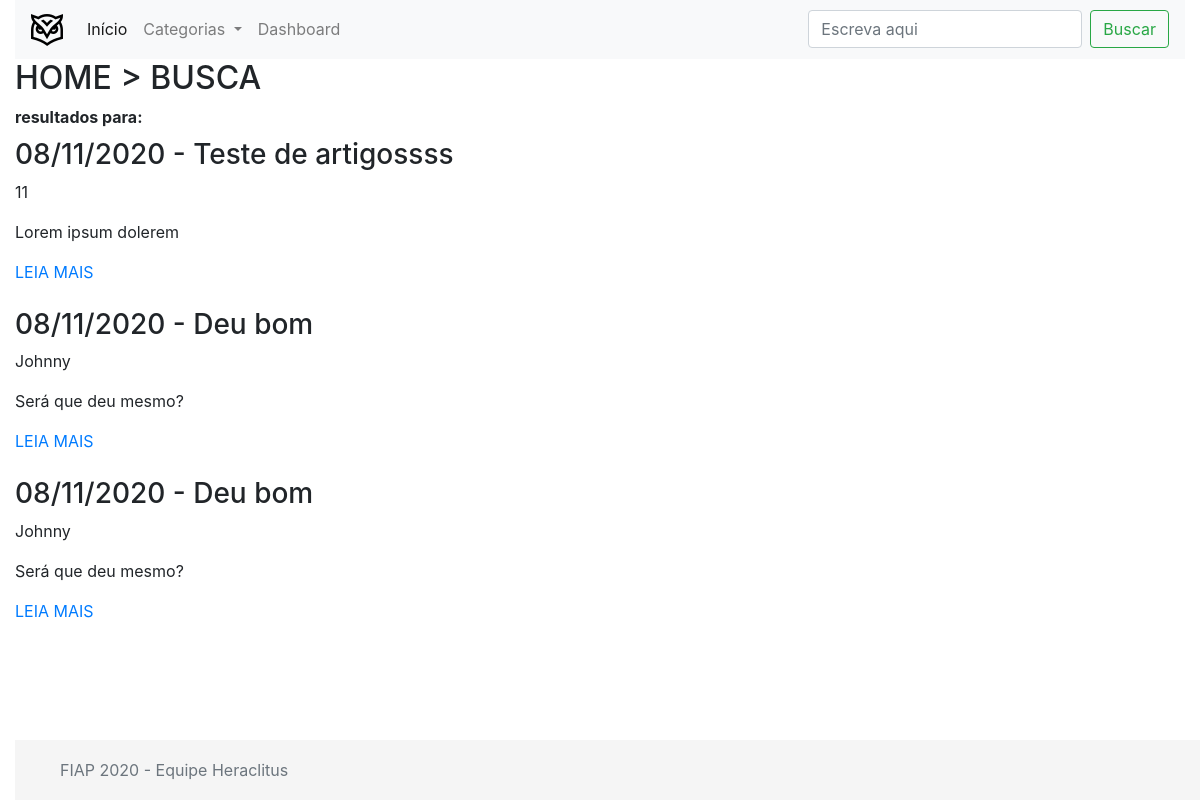
Before: /search.php with the older database file.
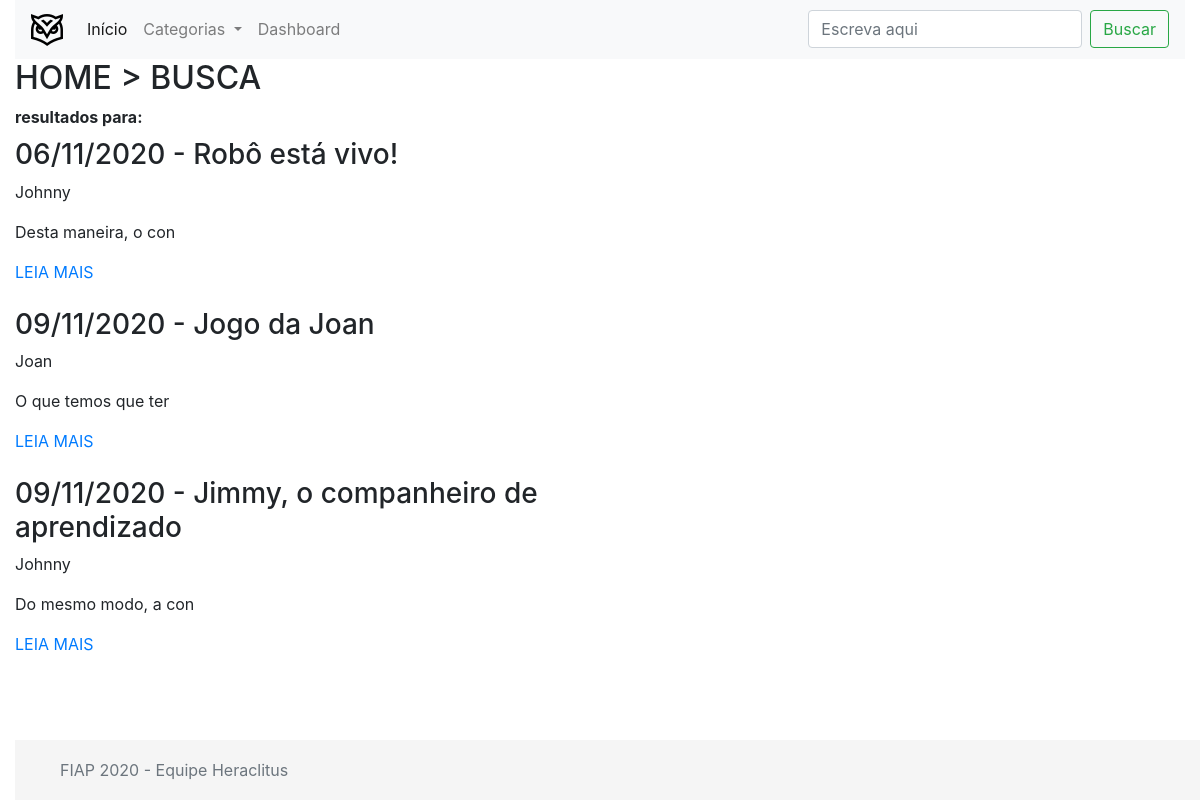
After: the same page with the newer database file.
### tables this page shows
CREATE TABLE `posts` (
  `id` int(11) NOT NULL,
  `title` varchar(255) NOT NULL,
  `text` text NOT NULL,
  `category` varchar(255) NOT NULL,
  `date` datetime NOT NULL DEFAULT current_timestamp(),
  `image` text NOT NULL
);

### search.php (the view, shortened to what this page needs)
<!DOCTYPE html>
<html lang="en">
<head>
    <link rel="stylesheet" href="https://stackpath.bootstrapcdn.com/bootstrap/4.1.3/css/bootstrap.min.css">
</head>
<body>
    <div class="container-fluid">
        <nav class="navbar navbar-expand-lg navbar-light bg-light">
            <a class="navbar-brand" href="index.php"><img src="assets/owl.png" alt=""></a>
            <div class="collapse navbar-collapse" id="navbarSupportedContent">
                <ul class="navbar-nav mr-auto">
                <li class="nav-item active">
                    <a class="nav-link" href="index.php">Início</a>
                </li>
                <li class="nav-item dropdown">
                    <a class="nav-link dropdown-toggle" href="#" id="navbarDropdown" role="button" data-toggle="dropdown" aria-haspopup="true" aria-expanded="false">
                        Categorias
                    </a>
                </li>
                <li class="nav-item">
                    <a class="nav-link" href="admin/dashboard.php">Dashboard</a>
                </li>
                </ul>
                <form action="search.php" class="form-inline my-2 my-lg-0">
                    <input name="text" class="form-control mr-sm-2" type="search" placeholder="Escreva aqui" aria-label="Search">
                    <button class="btn btn-outline-success my-2 my-sm-0" type="submit">Buscar</button>
                </form>
            </div>
        </nav>
        <section class="row">
            <div class="col-md-12">
                <h2>HOME > BUSCA</h2>
            </div>
        </section>
        <section class="row">
            <div class="col-md-12">
                <b>resultados para: <?php echo $_GET["text"]?></b>
            </div>
        </section>
        <section class="row">
            <div class='col-md-10'>
            <?php
                require_once "server/config.php";
                $sql = "SELECT * FROM posts WHERE title LIKE '%". $_GET["text"] . "%'";
                $sql .="OR text LIKE '%". $_GET["text"] . "%'";
                $sql .="OR category LIKE '%". $_GET["text"] . "%'";
                if($result = mysqli_query($link, $sql)){
                    if(mysqli_num_rows($result) > 0){
                        while($row = mysqli_fetch_array($result)){
                            echo "<div class='row'>";
                            echo "<div class='col-md-8'>";
                            echo "<h3>" . date("d/m/Y", strtotime($row['date'])) . " - " . $row['title'] . "</h3>";
                            echo "<p>" . $row['category'] . "</p>";
                            echo "<p>" . substr($row['text'], 0, 20) . "</p>";
                            echo "<a href='article.php?id=". $row['id'] ."' title='Leia Mais' data-toggle='tooltip'>LEIA MAIS</a>";
                            echo "</div>";
                            echo "</div>";
                            echo "<br>";
                        }
                    } else{
                        echo "<p class='lead'><em>Nenhum artigo encontrado.</em></p>";
                    }
                } else{
                    echo "[ERROR]: $sql. " . mysqli_error($link);
                }
            ?>
            </div>
            <div class="col-md-2"><img src="https://i.pinimg.com/originals/ad/6e/82/ad6e82fcab2026849ddf18bcda98e61a.jpg" alt=""></div>
        </section>
        <footer class="footer position-fixed">
            <div class="container">
                <span class="text-muted">FIAP 2020 - Equipe Heraclitus</span>
            </div>
        </footer>
    </div>
</body>
</html>

### search.php (style rules this page uses)
.footer { position: absolute; bottom: 0; width: 100%; height: 60px; line-height: 60px; background-color: #f5f5f5; }

Changed rows visible on the page:
removed posts: date "08/11/2020", title "Teste de artigossss", category "11", text "Lorem ipsum dolerem"
removed posts: date "08/11/2020", title "Deu bom", category "Johnny", text "Será que deu mesmo?"
removed posts: date "08/11/2020", title "Deu bom", category "Johnny", text "Será que deu mesmo?"
added posts: date "06/11/2020", title "Robô está vivo!", category "Johnny", text "Desta maneira, o con"
added posts: date "09/11/2020", title "Jogo da Joan", category "Joan", text "O que temos que ter"
added posts: date "09/11/2020", title "Jimmy, o companheiro de aprendizado", category "Johnny", text "Do mesmo modo, a con"
